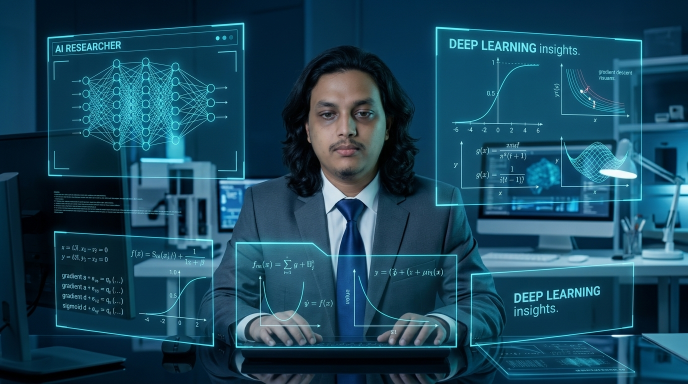
#> input picture images/role_researcher.jpg, 1376 x 768 px (shown at 1/2 size)
$ python create_role_animation.py
#> lines starting #> are read from the running program, lines starting #| are printed output that depends on the picture
#!/usr/bin/env python3
"""
Generate a smooth animated GIF banner morphing between 4 professional roles:
1. AI Researcher
2. Tech Teacher & Mentor
3. Software Engineer
4. LLM & AI Specialist
"""

import os
import sys

# Ensure UTF-8 output
if sys.platform == "win32":
    import io
    sys.stdout = io.TextIOWrapper(sys.stdout.buffer, encoding='utf-8')

from PIL import Image, ImageDraw, ImageFont

TARGET_WIDTH = 960
TARGET_HEIGHT = 540

roles = [
    {
        "path": "./images/role_researcher.jpg",
        "tag": "ROLE: RESEARCHER",
        "title": "AI & DATA RESEARCHER",
        "subtitle": "Analyzing deep learning models, mathematical logic & data science",
        "badge_color": (16, 185, 129), # Emerald green
    },
    {
        "path": "./images/role_teacher.jpg",
        "tag": "ROLE: TEACHER",
        "title": "TECH EDUCATOR & MENTOR",
        "subtitle": "Inspiring developers, teaching AI architectures & guiding learners",
        "badge_color": (59, 130, 246), # Electric blue
    },
    {
        "path": "./images/role_software_engineer.jpg",
        "tag": "ROLE: SOFTWARE ENGINEER",
        "title": "FULL STACK & SOFTWARE ENGINEER",
        "subtitle": "Building robust backend systems, modern interfaces & scalable software",
        "badge_color": (168, 85, 247), # Purple
    },
    {
        "path": "./images/role_llm_ai.jpg",
        "tag": "ROLE: AI SPECIALIST",
        "title": "LLM & GENERATIVE AI SPECIALIST",
        "subtitle": "Designing neural network workflows, LLM agents & intelligent systems",
        "badge_color": (6, 182, 212), # Cyan
    }
]

def add_hud_badge(image, tag, title, subtitle, badge_color):
    """Adds a modern, sleek glassmorphic HUD badge at the bottom-left of the frame"""
    img = image.copy()
    overlay = Image.new("RGBA", img.size, (0, 0, 0, 0))
    draw = ImageDraw.Draw(overlay)

    # Dimensions for badge
    box_x1 = 28
    box_y1 = TARGET_HEIGHT - 95
    box_x2 = 660
    box_y2 = TARGET_HEIGHT - 22
    radius = 12

    # Glassmorphism dark background with border
    draw.rounded_rectangle(
        [box_x1, box_y1, box_x2, box_y2],
        radius=radius,
        fill=(10, 14, 23, 215),
        outline=badge_color + (160,),
        width=2
    )

    # Left vertical accent bar
    draw.rounded_rectangle(
        [box_x1 + 6, box_y1 + 10, box_x1 + 12, box_y2 - 10],
        radius=3,
        fill=badge_color + (255,)
    )

    # Try loading Windows system fonts
    font_paths = [
        "C:\\Windows\\Fonts\\segoeuib.ttf",
        "C:\\Windows\\Fonts\\segoeui.ttf",
        "C:\\Windows\\Fonts\\arialbd.ttf",
        "C:\\Windows\\Fonts\\arial.ttf"
    ]
    tag_font = None
    title_font = None
    sub_font = None

    for fp in font_paths:
        if os.path.exists(fp):
            try:
                tag_font = ImageFont.truetype(fp, 12)
                title_font = ImageFont.truetype(fp, 20)
                sub_font = ImageFont.truetype(fp, 13)
                break
            except Exception:
                continue

    if not title_font:
        tag_font = ImageFont.load_default()
        title_font = ImageFont.load_default()
        sub_font = ImageFont.load_default()

    # Draw tag pill
    tag_x = box_x1 + 24
    tag_y = box_y1 + 9
    tag_bbox = draw.textbbox((tag_x, tag_y), tag, font=tag_font)
    draw.rounded_rectangle(
        [tag_bbox[0] - 5, tag_bbox[1] - 2, tag_bbox[2] + 5, tag_bbox[3] + 2],
        radius=4,
        fill=badge_color + (80,),
        outline=badge_color + (180,)
    )
    draw.text((tag_x, tag_y), tag, font=tag_font, fill=badge_color + (255,))

    # Draw title
    draw.text((box_x1 + 24, box_y1 + 28), title, font=title_font, fill=(255, 255, 255, 255))

    # Draw subtitle
    draw.text((box_x1 + 24, box_y1 + 53), subtitle, font=sub_font, fill=(185, 200, 220, 230))

    # Composite overlay onto base image
    img = Image.alpha_composite(img.convert("RGBA"), overlay).convert("RGB")
    return img

def create_animation():
    print("[1/4] Preparing role banner images...")
    processed_base_images = []

    for r in roles:
        if not os.path.exists(r["path"]):
            raise FileNotFoundError(f"Image not found: {r['path']}")

        base_img = Image.open(r["path"]).convert("RGB")
#> base_img is the input picture: PIL image 1376x768 RGB; mean R, G, B 25.5, 70.8, 92
        base_img = base_img.resize((TARGET_WIDTH, TARGET_HEIGHT), Image.Resampling.LANCZOS)
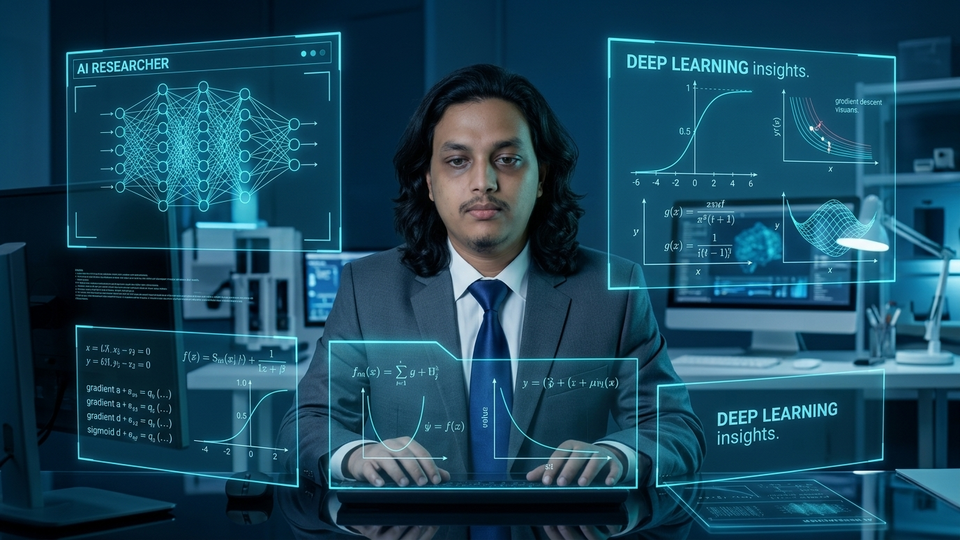
#> base_img: PIL image 960x540 RGB; mean R, G, B 25.6, 70.8, 92

        # Add sleek HUD badge
        badged_img = add_hud_badge(base_img, r["tag"], r["title"], r["subtitle"], r["badge_color"])
#> in add_hud_badge, `overlay = Image.new("RGBA", img.size, (0, 0, 0, 0))`: overlay: PIL image 960x540 RGBA; every value is 0
#> in add_hud_badge, `tag_bbox = draw.textbbox((tag_x, tag_y), tag, font=tag_font)`: tag_bbox = (52, 456, 145, 464)
#> in add_hud_badge, `img = Image.alpha_composite(img.convert("RGBA"), overlay).convert("RGB")`:
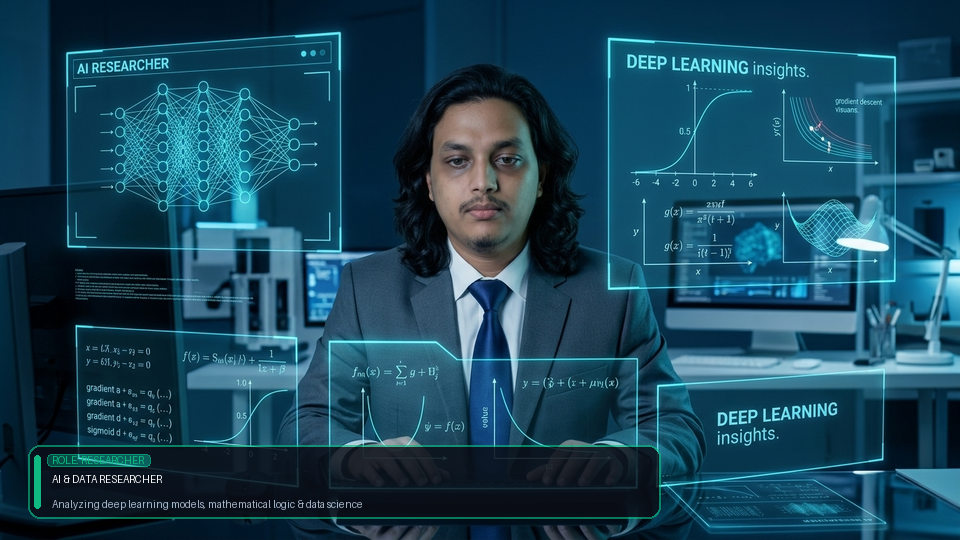
#> img: PIL image 960x540 RGB; mean R, G, B 24.9, 68.8, 89.1
        processed_base_images.append(badged_img)
        print(f" -> Processed: {r['title']}")
#> pass 2 of the loop in create_animation, `for r in roles:`:
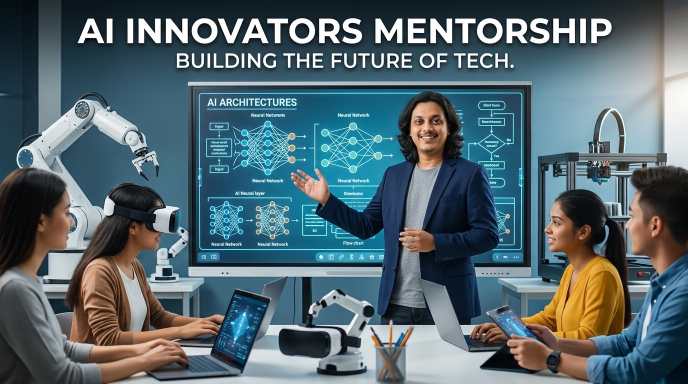
#> input picture images/role_teacher.jpg, 1376 x 768 px (shown at 1/2 size)
#> in create_animation, base_img is the input picture: PIL image 1376x768 RGB; mean R, G, B 84, 103.4, 111.2
#> in create_animation, `base_img = base_img.resize((TARGET_WIDTH, TARGET_HEIGHT), Image.Resamp..`:
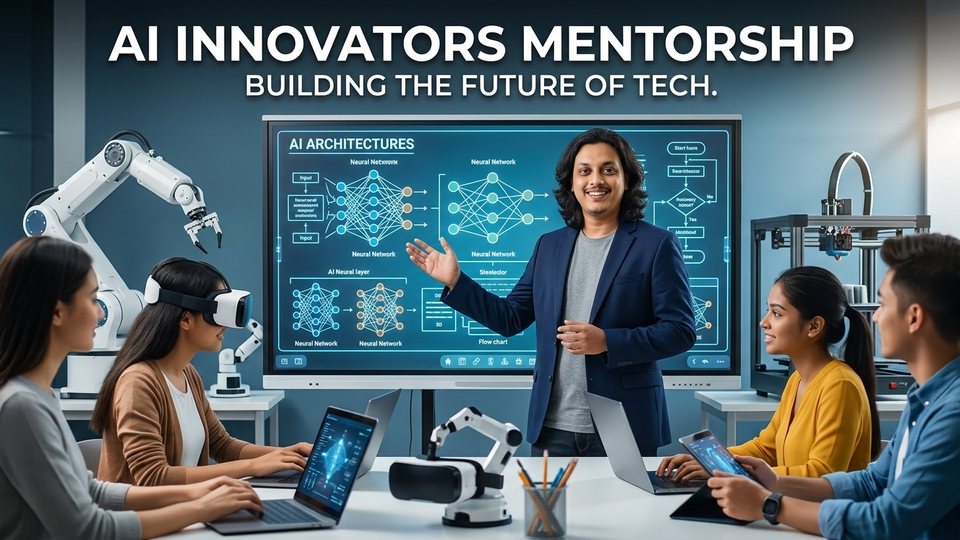
#> base_img: PIL image 960x540 RGB; mean R, G, B 83.9, 103.3, 111.1
#> tag_bbox = (52, 456, 127, 464)
#> in add_hud_badge (call 2), `img = Image.alpha_composite(img.convert("RGBA"), overlay).convert("RGB")`:
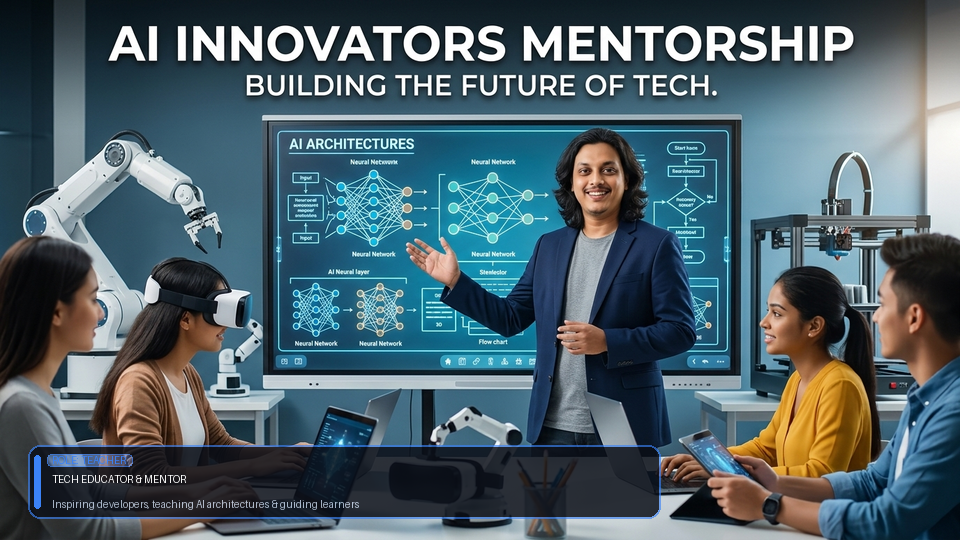
#> img: PIL image 960x540 RGB; mean R, G, B 76.4, 96.3, 105.3
#> pass 3 of the loop in create_animation, `for r in roles:`:
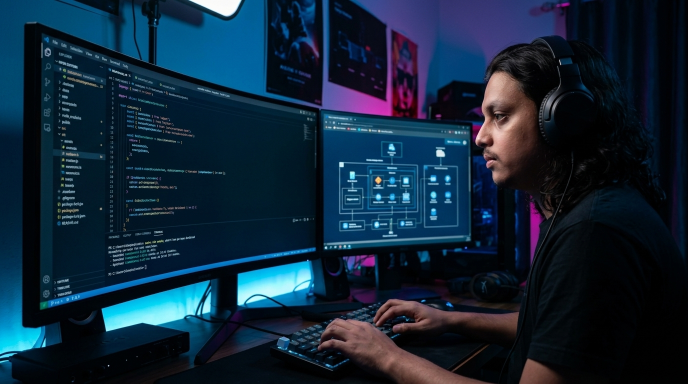
#> input picture images/role_software_engineer.jpg, 1376 x 768 px (shown at 1/2 size)
#> in create_animation, base_img is the input picture: PIL image 1376x768 RGB; mean R, G, B 17, 37.4, 56
#> in create_animation, `base_img = base_img.resize((TARGET_WIDTH, TARGET_HEIGHT), Image.Resamp..`:
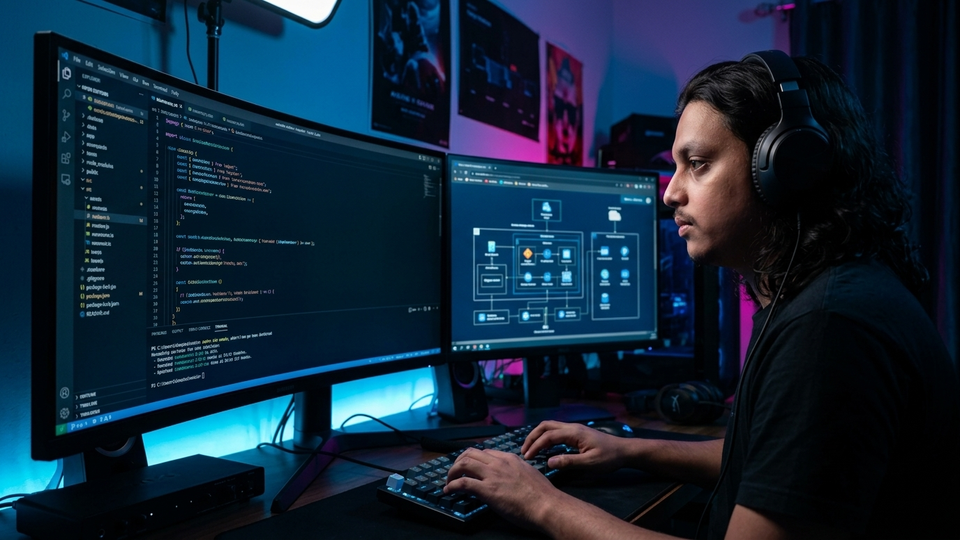
#> base_img: PIL image 960x540 RGB; mean R, G, B 17, 37.4, 56
#> tag_bbox = (52, 456, 187, 464)
#> in add_hud_badge (call 3), `img = Image.alpha_composite(img.convert("RGBA"), overlay).convert("RGB")`:
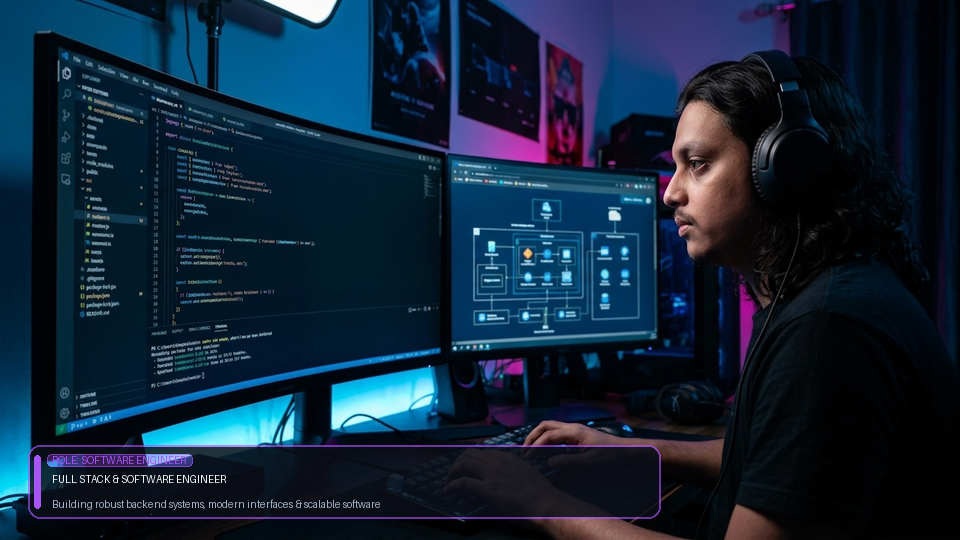
#> img: PIL image 960x540 RGB; mean R, G, B 17, 36.4, 55.8
#> the loop made 4 passes; the first 3 are shown

    frames = []
#> frames = []
    durations = []

    num_scenes = len(processed_base_images)
    hold_frames_count = 6      # Hold frames
    hold_duration_ms = 400     # 6 * 400ms = 2.4s hold per scene
    transition_steps = 6       # Crossfade frames
    transition_duration_ms = 80# 6 * 80ms = 480ms transition

    print("[2/4] Generating animation frames with smooth crossfades...")
    for i in range(num_scenes):
        current_img = processed_base_images[i]
        next_img = processed_base_images[(i + 1) % num_scenes]

        # 1. Add hold frames
        for _ in range(hold_frames_count):
            frames.append(current_img)
            durations.append(hold_duration_ms)

        # 2. Add transition (crossfade/dissolve) frames
        for step in range(1, transition_steps):
            alpha = step / float(transition_steps)
            blended = Image.blend(current_img, next_img, alpha)
            frames.append(blended)
            durations.append(transition_duration_ms)
#> this loop made 4 passes
#> pass 3, in create_animation, `next_img = processed_base_images[(i + 1) % num_scenes]`:
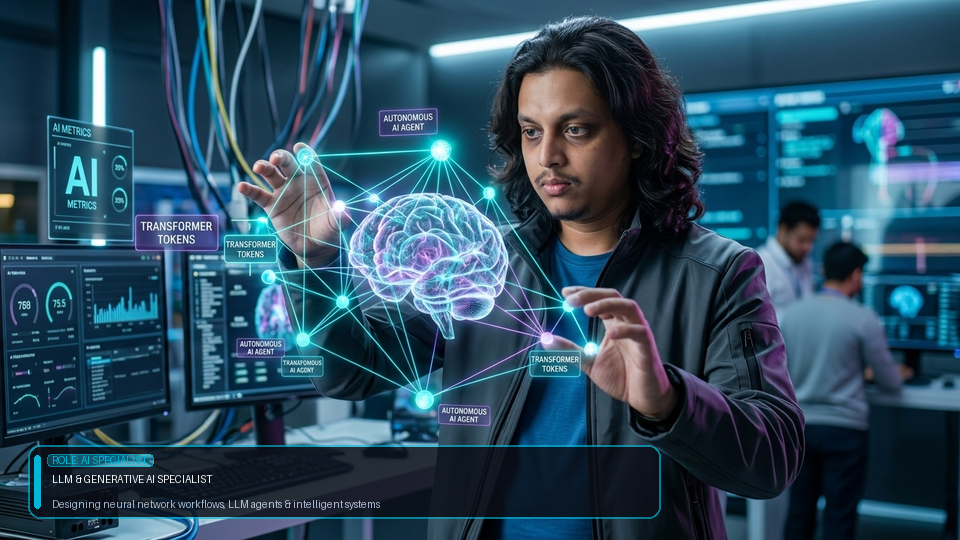
#> next_img: PIL image 960x540 RGB; mean R, G, B 45, 77, 96.8

    print(f" -> Total frames: {len(frames)}")
    print(f" -> Cycle duration: {sum(durations) / 1000.0:.2f} seconds")

    output_path = "./images/carousel.gif"
    print(f"[3/4] Quantizing frames for high visual quality...")

    # Generate an optimal global palette to prevent color flickering between frames
    # Sample multiple frames across all scenes
    sample_width, sample_height = TARGET_WIDTH // 2, TARGET_HEIGHT // 2
    contact_sheet = Image.new("RGB", (sample_width * 2, sample_height * 2))
#> contact_sheet: PIL image 960x540 RGB; every value is 0
    contact_sheet.paste(processed_base_images[0].resize((sample_width, sample_height)), (0, 0))
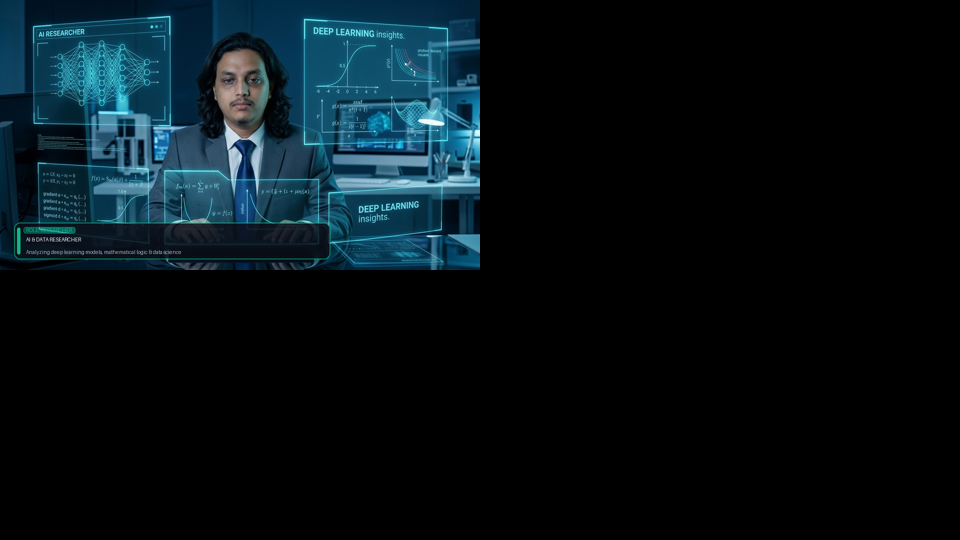
#> contact_sheet: PIL image 960x540 RGB; mean R, G, B 6.2, 17.2, 22.3
    contact_sheet.paste(processed_base_images[1].resize((sample_width, sample_height)), (sample_width, 0))
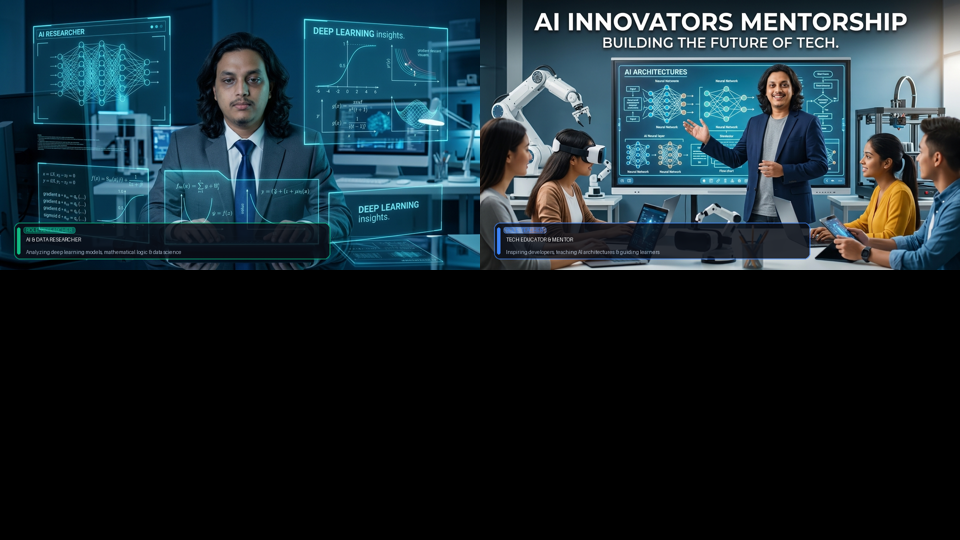
#> contact_sheet: PIL image 960x540 RGB; mean R, G, B 25.3, 41.3, 48.6
    contact_sheet.paste(processed_base_images[2].resize((sample_width, sample_height)), (0, sample_height))
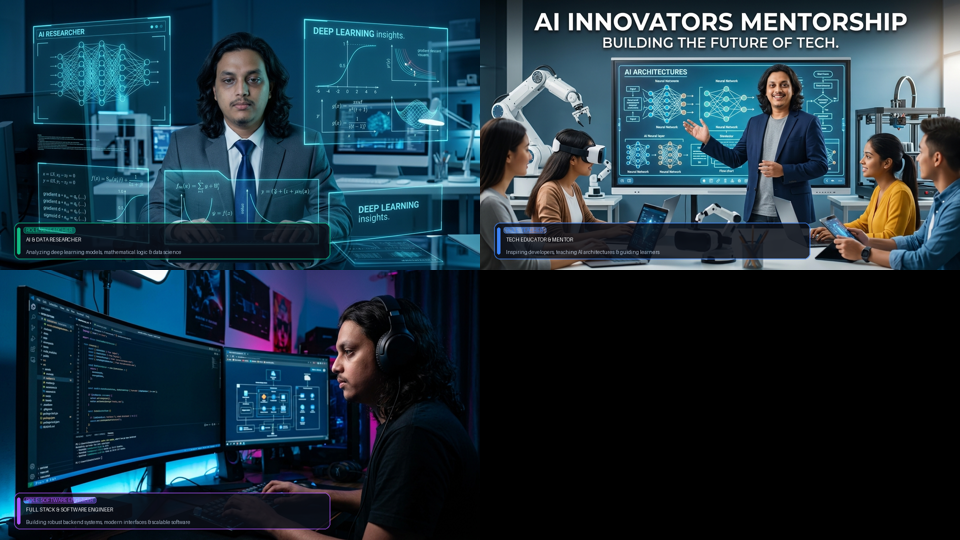
#> contact_sheet: PIL image 960x540 RGB; mean R, G, B 29.6, 50.4, 62.5
    contact_sheet.paste(processed_base_images[3].resize((sample_width, sample_height)), (sample_width, sample_height))
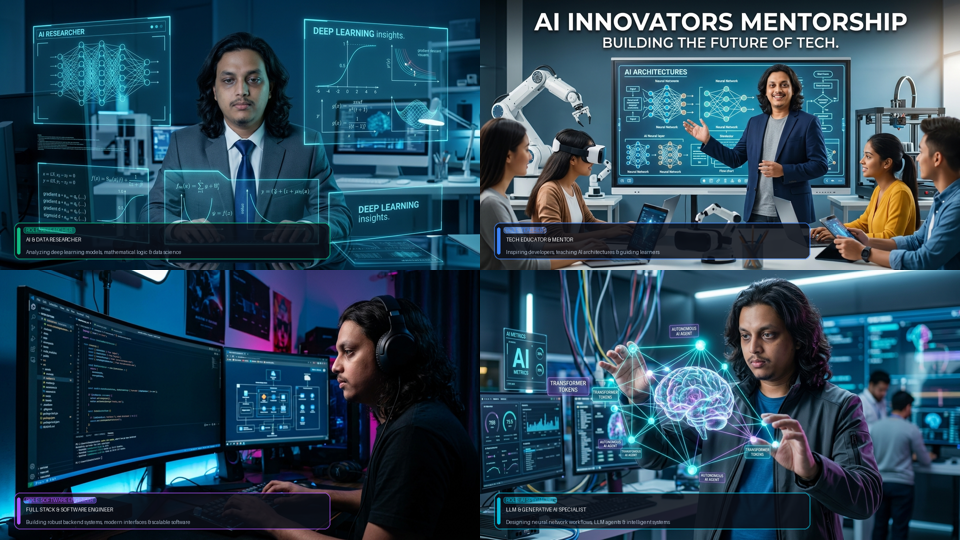
#> contact_sheet: PIL image 960x540 RGB; mean R, G, B 40.8, 69.6, 86.7

    global_palette_img = contact_sheet.quantize(colors=256, method=Image.Quantize.MAXCOVERAGE)

    quantized_frames = []
    for f in frames:
        q = f.quantize(palette=global_palette_img, dither=Image.Dither.FLOYDSTEINBERG)
        quantized_frames.append(q)

    print(f"[4/4] Writing animated GIF to {output_path}...")
    quantized_frames[0].save(
        output_path,
        save_all=True,
        append_images=quantized_frames[1:],
        duration=durations,
        loop=0,
        optimize=True
    )

    size_mb = os.path.getsize(output_path) / (1024 * 1024)
    print(f"SUCCESS! Banner animation created: {output_path} ({size_mb:.2f} MB)")

if __name__ == "__main__":
    create_animation()
